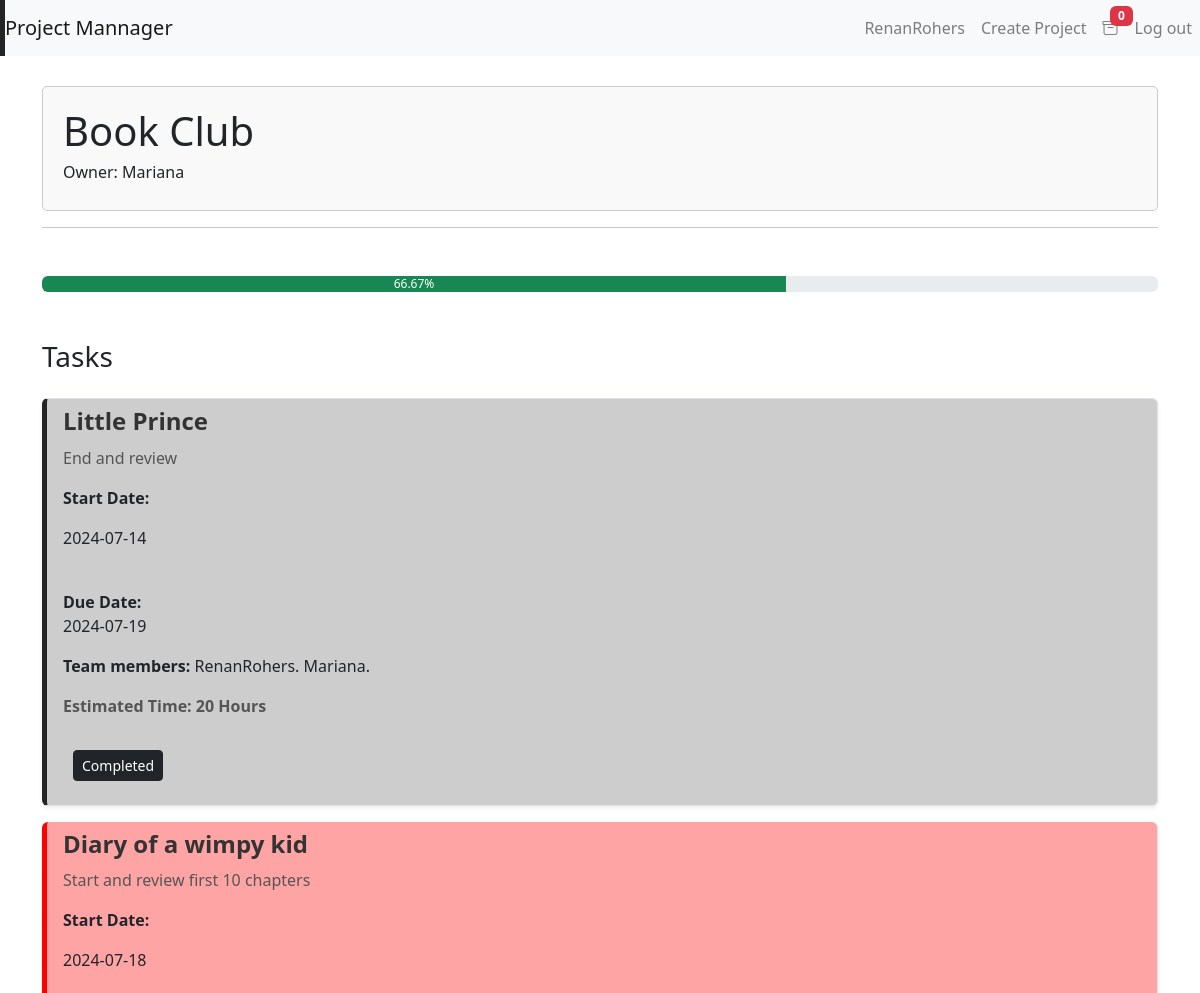
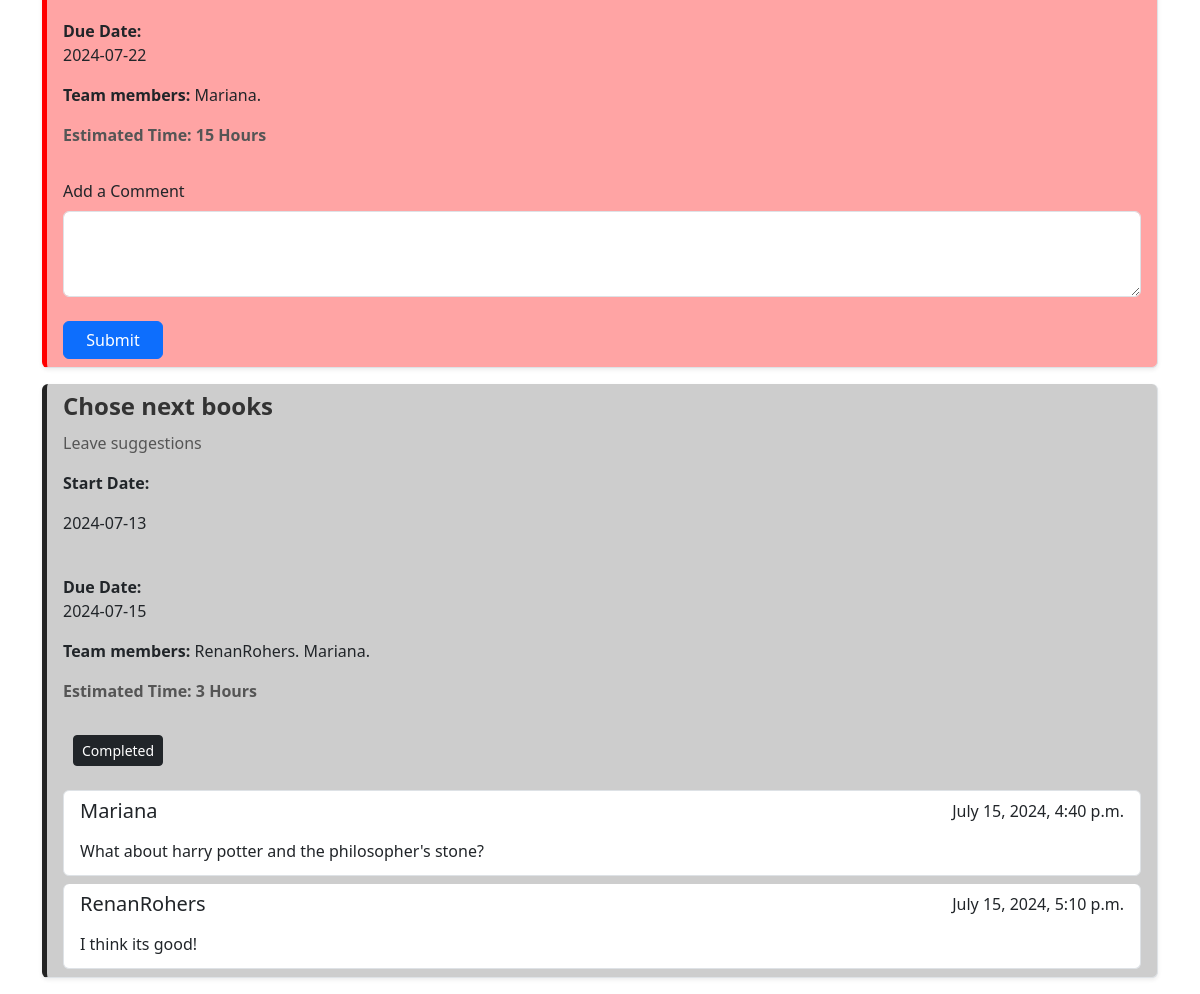
/project/17 (signed in), run on the app's committed database (2 pictures, top to bottom).
### capstone/models.py (models this page shows, shortened)
class User(AbstractUser):
    pass

class Project(models.Model):
    name = models.CharField(max_length=70)
    description = models.CharField(max_length=250)
    owner = models.ForeignKey(User, on_delete=models.CASCADE, related_name='owner_projects')
    members = models.ManyToManyField(User, blank=True, null=True, related_name="members")
    created_at = models.DateTimeField(auto_now_add=True)

class Task(models.Model):
    project = models.ForeignKey(Project, on_delete=models.CASCADE, related_name='project_task')
    members = models.ManyToManyField(User, blank=True, null=True, related_name="members_task")
    complete = models.BooleanField(default=False)
    overdue = models.BooleanField(default=False)
    title = models.CharField(max_length=40)
    description = models.CharField(max_length=250)
    start_date = models.DateField(blank=True, null=True)
    due_date = models.DateField(blank=True, null=True)
    time = models.IntegerField()

class Comments(models.Model):
    user = models.ForeignKey(User, on_delete = models.CASCADE, blank = True, null = True, related_name = "comment_user")
    task = models.ForeignKey(Task, on_delete = models.CASCADE, blank = True, null = True, related_name = "comment_task")
    project = models.ForeignKey(Project, on_delete = models.CASCADE, blank = True, null = True, related_name = "comment_Project")
    text = models.CharField(max_length=200)
    timestamp = models.DateTimeField(auto_now_add=True)

### capstone/views.py (the view)
# urls.py: path("project/<int:id>", views.project, name="project"),
@login_required
def project(request,id):
    current_user = request.user
    project = Project.objects.get(pk = id)
    members = project.members.all()
    all_users = User.objects.all()
    inbox_invites = Invite.objects.filter(invite_to = current_user, accepted = False)
    all_tasks = Task.objects.filter(project = project)
    current_date = datetime.now().date()
    for task in all_tasks:
        task.overdue = task.due_date < current_date
    completed_tasks = all_tasks.filter(complete = True)
    total_tasks = all_tasks.count()
    completed_tasks_count = completed_tasks.count()
    if total_tasks == 0:
        completion_percentage = 0
    else:
        completion_percentage = (completed_tasks_count / total_tasks) * 100
        completion_percentage = round(completion_percentage, 2)
    comments = Comments.objects.all()
    return render(request, 'capstone/project.html',{
        "project": project,
        "all_users": all_users,
        "invites": inbox_invites,
        "members": members,
        "all_tasks": all_tasks,
        "completion_percentage": completion_percentage,
        "comments": comments,
    })

### capstone/templates/capstone/project.html (shortened to what this page needs)
{% extends "capstone/layout.html" %}
{% block body %}
    <div class="project-details d-flex justify-content-between align-items-center">
        <div>
            <h1>{{ project.name }}</h1>
            <h6>Owner: {{ project.owner }}</h6>
        </div>
    </div>
    <hr>
    <div class="progress mt-5" id="progress-bar-container" role="progressbar" aria-label="Task completion progress" aria-valuenow="{{ completion_percentage }}" aria-valuemin="0" aria-valuemax="100">
        <div id="progress-bar" class="progress-bar bg-success" style="width: {{ completion_percentage }}%">{{ completion_percentage }}%</div>
    </div>
        <div class="task-list mt-5">
            <h3 class="mb-4">Tasks</h3>
            <ul class="list-group">
                {% for task in all_tasks %}
                    <li id="task-{{ task.id }}" class="list-group-item mb-3 rounded shadow-sm {% if task.overdue and not task.complete %}task-overdue{% elif task.complete %} complete-task-container {% else %} task-ontime {% endif %}">
                        <div class="task-item">
                            <div id="task-info-{{task.id}}" class="task-info">
                                <h4 id="infoTitle-{{task.id}}" class="task-title">{{ task.title }}</h4>
                                <p id="infoDescription-{{task.id}}" class="task-description">{{ task.description }}</p>
                                <p class="task-dates">
                                    <strong>Start Date:</strong><p id="info_start-{{task.id}}">{{ task.start_date|date:"Y-m-d" }}</p> <br>
                                    <strong>Due Date:</strong> <p id="info_due-{{task.id}}">{{ task.due_date|date:"Y-m-d" }}</p>
                                </p>
                                <p class="task-members">
                                    <strong>Team members:</strong>
                                    {% for member in task.members.all %}
                                        <span>{{ member.username }}.</span>
                                    {% endfor %}
                                </p>
                                <p class="task-time" id="infoTime-{{task.id}}">Estimated Time: {{task.time}} Hours</p>
                            </div>
                            <div class="task-status mt-3">
                                {% if not task.complete %}
                                    {% if user == project.owner or user in task.members.all %}
                                        <div data-task_id="{{ task.id }}" class="complete-task">
                                            <button class="btn btn-success btn-sm">Complete</button>
                                        </div>
                                    {% endif %}
                                {% else %}
                                    <p class="btn btn-dark btn-sm">Completed</p>
                                {% endif %}
                            </div>
                            {% if not task.complete %}
                                <form id="add-comment-{{task.id}}" action="{% url 'add_comment' id=task.id %}" method="POST">
                                    <div class="form-group">
                                        <label for="commentTextarea">Add a Comment</label>
                                        <textarea class="form-control" id="comment" name="comment" rows="3" required></textarea>
                                    </div>
                                    <button type="submit" class="btn btn-primary mt-2">Submit</button>
                                </form>
                            {% endif %}
                            {% for comment in comments %}
                                {% if comment.task == task %}
                                    <div class="list-group-item list-group-item-action flex-column mt-2 rounded align-items-start">
                                            <div class="d-flex w-100 justify-content-between">
                                                <h5 class="mb-1">{{ comment.user }}</h5>
                                                <p>{{ comment.timestamp }}</p>
                                            </div>
                                            <p class="mb-1">{{ comment.text }}</p>
                                        </div>
                                {% endif %}
                            {% endfor %}
                        </div>
                    </li>
                {% empty %}
                    <p class="card-text">No tasks yet.</p>
                {% endfor %}
            </ul>
        </div>
{% endblock %}

### capstone/templates/capstone/layout.html (shortened to what this page needs)
{% load static %}
<!DOCTYPE html>
<html lang="en">
<head>
  <link rel="stylesheet" href="https://maxcdn.bootstrapcdn.com/bootstrap/4.5.2/css/bootstrap.min.css">
  <link rel="stylesheet" href="https://stackpath.bootstrapcdn.com/bootstrap/4.5.2/css/bootstrap.min.css">
  <link href="https://cdnjs.cloudflare.com/ajax/libs/bootstrap-icons/1.7.2/font/bootstrap-icons.min.css" rel="stylesheet">
  <link href="{% static 'capstone/styles.css' %}" rel="stylesheet">
  <link href="https://cdn.jsdelivr.net/npm/bootstrap@5.3.3/dist/css/bootstrap.min.css" rel="stylesheet">
</head>
<body>
  <nav class="navbar navbar-expand-lg navbar-light bg-light">
    <a class="navbar-brand mr-2" href="{% url 'index' %}">Project Mannager</a>
    <div class="collapse navbar-collapse" id="navbarNav">
        <ul class="navbar-nav ml-auto">
            {% if user.is_authenticated %}
                <li class="nav-item">
                    <a class="nav-link" href="{% url 'index' %}">{{ user.username }}</a>
                </li>
                <li class="nav-item">
                    <a class="nav-link" href="{% url 'create_project' %}">Create Project</a>
                </li>
                <div id="invite_icon" class="nav-item">
                    <a class="nav-link" href="">
                        <i class="bi bi-archive"></i>
                        <span id="badge_count" class="badge badge-pill badge-danger">{{ invites.count }}</span>
                    </a>
                </div>
                <li class="nav-item">
                    <a class="nav-link" href="{% url 'logout' %}">Log out</a>
                </li>
            {% endif %}
        </ul>
    </div>
</nav>
  <div class="container">
    {% block body %}
    {% endblock %}
  </div>
</body>
</html>

### capstone/static/capstone/styles.css (style rules this page uses)
.container { margin-top: 30px; padding: 0 15px; }
.form-control { border-color: #ccc; }
.btn-primary { background-color: #336699; border-color: #336699; }
.nav-link { position: relative; display: flex; align-items: center; }
.badge { position: absolute; top: -2px; right: -6px; font-size: 0.6rem; }
.list-group-item { border: none; border-bottom: 1px solid #ddd; padding: 10px; }
.btn-primary, .btn-danger { width: 100px; }
.project-details { margin-top: 20px; padding: 20px; border: 1px solid #ccc; border-radius: 5px; background-color: #f9f9f9; }
.task-list { margin: auto; }
.task-item { display: flex; flex-direction: column; }
.task-title { font-size: 1.5rem; font-weight: bold; color: #333; }
.task-description { font-size: 1rem; color: #555; margin-top: 10px; }
.task-members { margin-top: 10px; }
.task-status { display: flex; justify-content: space-between; align-items: center; margin-top: 20px; }
.task-status { margin-left: 10px; }
.task-time { font-size: 1rem; color: #555; font-weight: bold; margin-top: 10px; }
.bg-light { background-color: #5e5e5e !important; border-left: 5px solid #242424 !important; }
.complete-task-container { background-color: #cdcdcd !important; border-left: 5px solid #242424 !important; }
.task-overdue { background-color: #ff2f2f6f !important; border-left: 5px solid #ff0000 !important; }
.task-info { display: block; }

### data on the page
User: username "RenanRohers"
Project: name "Book Club", owner "Mariana"
Task: title "Little Prince", description "End and review", start_date "2024-07-14", due_date "2024-07-19", time "20", complete "Completed"
User: username "Mariana"
Task: title "Diary of a wimpy kid", description "Start and review first 10 chapters", start_date "2024-07-18", due_date "2024-07-22", time "15"
Task: title "Chose next books", description "Leave suggestions", start_date "2024-07-13", due_date "2024-07-15", time "3", complete "Completed"
Comments: user "Mariana", timestamp "July 15, 2024, 4:40 p.m.", text "What about harry potter and the philosopher's stone?"
Comments: user "RenanRohers", timestamp "July 15, 2024, 5:10 p.m.", text "I think its good!"

### other printed values
{{ invites.count }} "0"
{{ completion_percentage }} "66.67"
